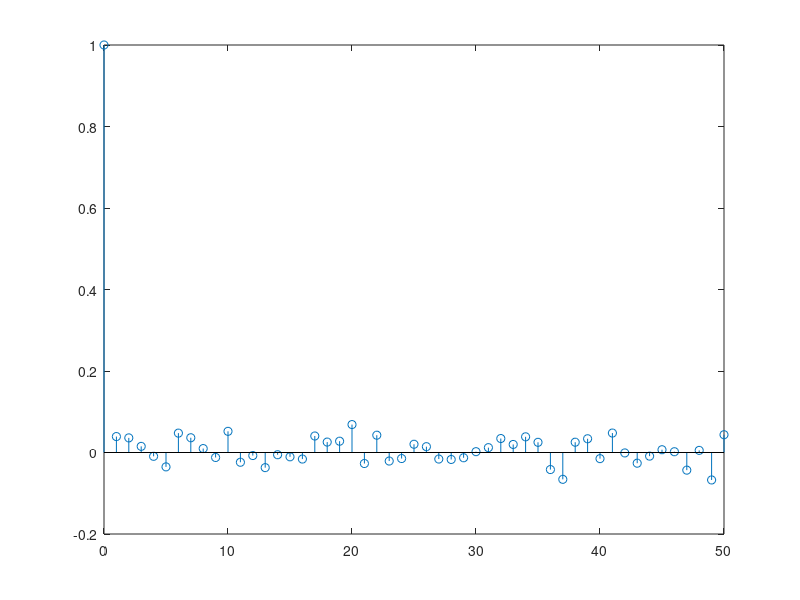
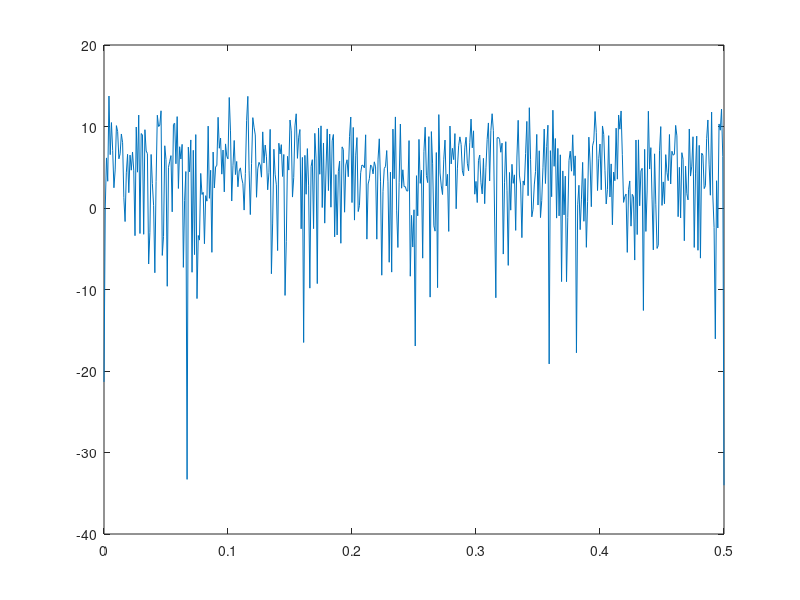

The MATLAB script that drew these images, in order:
   x = sqrt(2)*randn(1000,1);
   Numlags = 50;
   [xc,lags] = xcorr(x,Numlags,'coeff');
   stem(lags(51:end),xc(51:end))
   % power spectrum
   Fs = 1; % sampling frequency
   [Pxx,F] = periodogram(x,[],length(x),Fs);
   figure;
   plot(F,10*log10(Pxx))